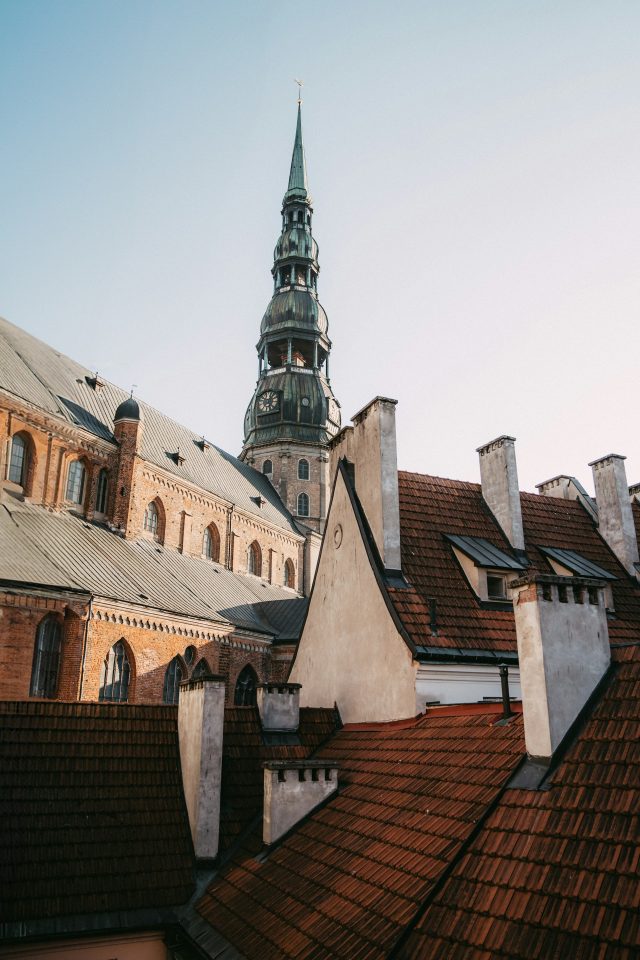
#> input picture images/old_town.jpg, 1920 x 2880 px (shown at 1/3 size)
$ jupyter execute 01-Transformation_and_Manipulation.ipynb
#> lines starting #> are read from the running program, lines starting #| are printed output that depends on the picture
[cell 1]
# To Read Image Files
import cv2
image = cv2.imread('images/old_town.jpg');
#> image is the input picture: shape (2880, 1920, 3); mean B, G, R 131.7, 135.6, 139.8
# To Resize an Image
width = 600
height = 400
resized = cv2.resize(image, (width, height))
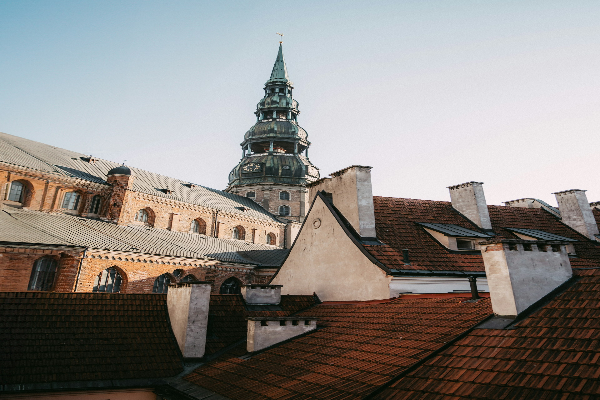
#> resized: shape (400, 600, 3); mean B, G, R 131.6, 135.5, 139.7

# To Display the resized image
cv2.imshow('Resized Old Town', resized)
cv2.waitKey(0)
cv2.destroyAllWindows()

[cell 2]
# The Syntax for resizing an image is:
# cv2.resize(image, (width, height), interpolation=cv2.INTER_LINEAR)
# Interpolation means how the pixel values are calculated when resizing.

resized = cv2.resize(image, (width, height), interpolation=cv2.INTER_LINEAR)

[cell 3]
# Cropping Image using slicing
# Syntax: cropped_image = image[startY:endY, startX:endX]

cropped_image = image[50:300, 100:400]
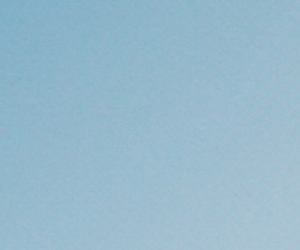
#> cropped_image: shape (250, 300, 3); mean B, G, R 204.4, 186, 151.1
# To Display the cropped image
cv2.imshow('Cropped Old Town', cropped_image)
cv2.waitKey(0)
cv2.destroyAllWindows()

[cell 4]
# Image Rotation and Flipping
# Rotation means rotating an Image around its center
# Syntax: M = cv2.getRotationMatrix2D(center, angle, scale)
# The Entire definition of above syntax is center is the point from which the image is rotated,
# angle is the angle of rotation in degrees, and scale is the scaling factor.
# rotated_image = cv2.warpAffine(image, M, (width, height))
center = (image.shape[1] // 2, image.shape[0] // 2)  # Center of the image
#> center = (960, 1440)

# WarpAffine means applying an affine transformation to the image
# affine means a linear mapping from one coordinate system to another
M = cv2.getRotationMatrix2D(center, 45, 0.5)
# The Above code will rotate the image by 45 degrees around its center and scale it by 0.8
rotated_image = cv2.warpAffine(image, M, (image.shape[1], image.shape[0]))
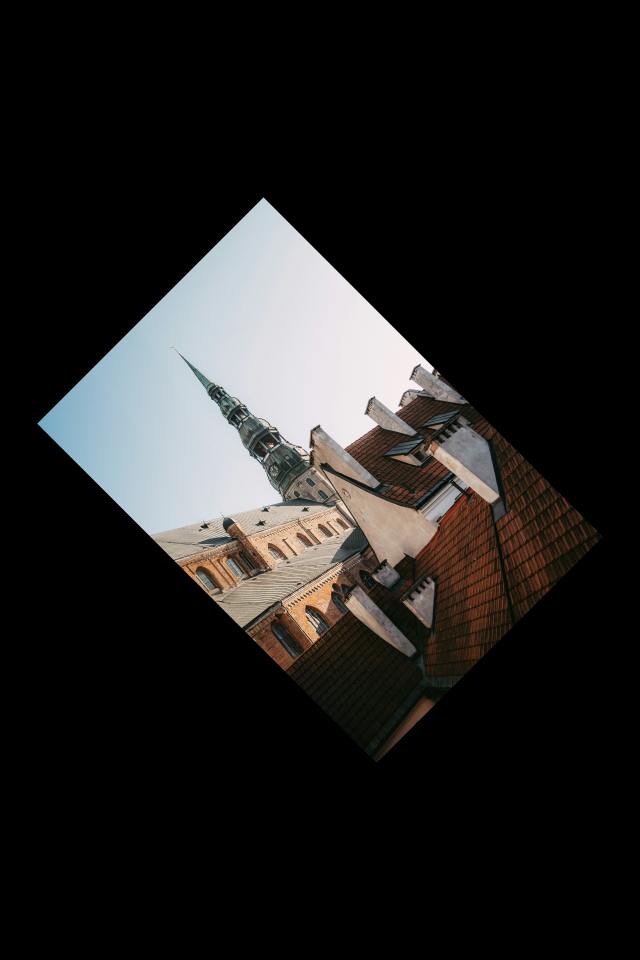
#> rotated_image: shape (2880, 1920, 3) (shown at 1/3 size); mean B, G, R 32.9, 33.9, 34.9
# To Display the rotated image
cv2.imshow('Rotated Old Town', rotated_image)
cv2.waitKey(0)
cv2.destroyAllWindows()

[cell 5]
# To Resize an Image
width = 600
height = 400
resized = cv2.resize(image, (width, height))

center = (resized.shape[1] // 2, resized.shape[0] // 2)  # Center of the image
#> center = (300, 200)

M = cv2.getRotationMatrix2D(center, 45, 0.5)
rotated_image = cv2.warpAffine(resized, M, (resized.shape[1], resized.shape[0]))
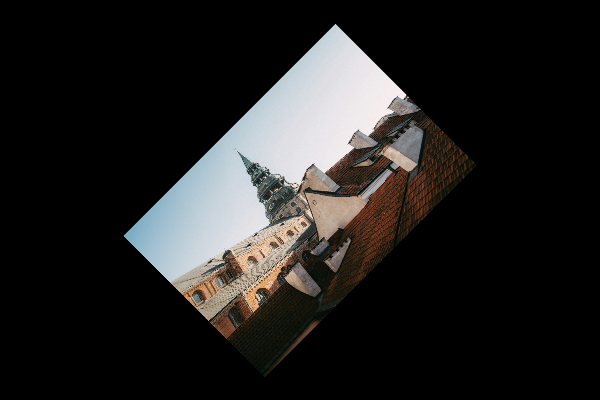
#> rotated_image: shape (400, 600, 3); mean B, G, R 32.9, 33.8, 34.9
# To Display the rotated image
cv2.imshow('Rotated Old Town', rotated_image)
cv2.waitKey(0)
cv2.destroyAllWindows()

[cell 6]
# Image Flipping
# Flipping means flipping an image horizontally or vertically
# Syntax: flipped_image = cv2.flip(image, flipCode)
# flipCode is an integer that specifies the type of flipping:
# 0 - Flip vertically
# 1 - Flip horizontally

flipped_image = cv2.flip(resized, 0)  # Flip horizontally
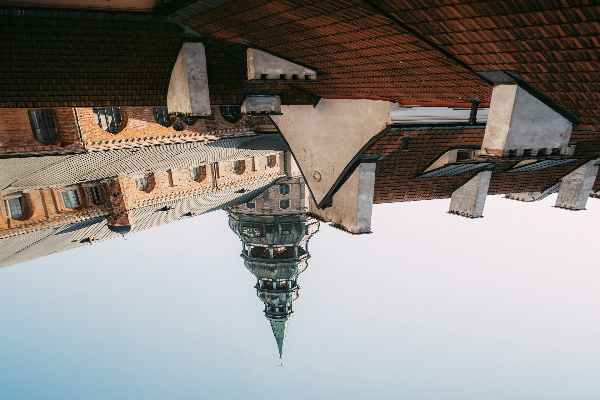
#> flipped_image: shape (400, 600, 3); mean B, G, R 131.6, 135.5, 139.7
# To Display the flipped image
cv2.imshow('Flipped Old Town', flipped_image)
cv2.waitKey(0)
cv2.destroyAllWindows()
